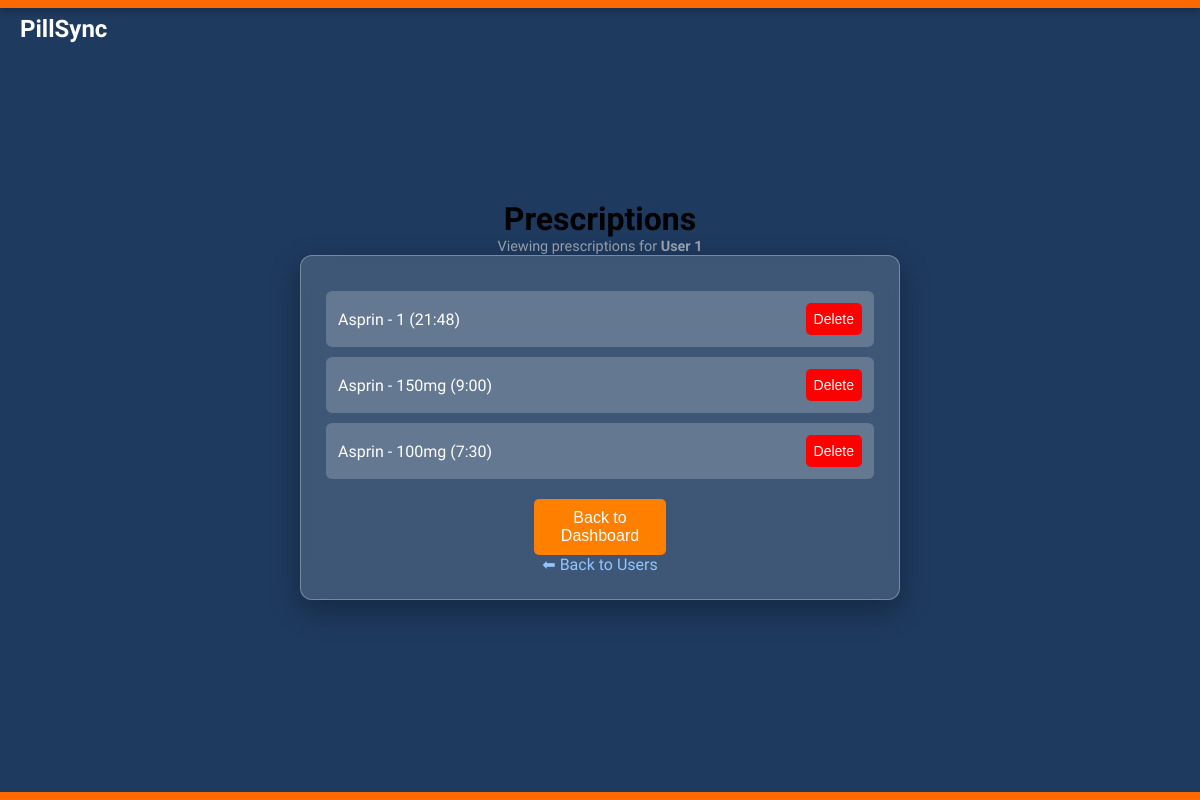
Page /prescriptions?user_id=1 (signed in) on the committed database.
### tables this page shows
CREATE TABLE prescriptions (
    prescription_id INTEGER PRIMARY KEY AUTOINCREMENT,
    user_id INTEGER,
    name TEXT NOT NULL,
    amount INTEGER NOT NULL,
    frequency TEXT NOT NULL,
    refill_date TEXT NOT NULL,
    dosage TEXT,
    time_of_day TEXT,
    status TEXT DEFAULT 'Active',
    created_at TIMESTAMP DEFAULT CURRENT_TIMESTAMP,
    last_dispensed TIMESTAMP,
    next_dose TIMESTAMP,
    FOREIGN KEY (user_id) REFERENCES users(user_id) ON DELETE CASCADE
);

### app.py (the view, shortened to what this page needs)
@app.route("/prescriptions")
def get_prescriptions():
    db = get_db()
    if "user" not in session:
        return redirect(url_for("login"))
    selected_user_id = request.args.get("user_id", type=int)
    sql = "SELECT * FROM prescriptions"
    params = []
    if selected_user_id is not None:
        sql += " WHERE user_id = ?"
        params.append(selected_user_id)
    cur = db.execute(sql, params)
    prescriptions = cur.fetchall()
    return render_template(
        "prescriptions.html",
        prescriptions=prescriptions,
        selected_user_id=selected_user_id,
    )

### app.py (called while the page is built)
def get_db():
    db = getattr(g, "_database", None)
    if db is None:
        db = g._database = sqlite3.connect(DATABASE)
        db.row_factory = sqlite3.Row  # Allows dictionary-like access to rows
    return db

@app.before_request
def enforce_session_timeout():
    if "user" not in session:
        return
    now = time.time()
    last = session.get("last_activity", now)
    idle = now - last
    if idle > IDLE_LIMIT:
        app.logger.info(f"[SESSION] Timeout: idle={idle:.1f}s > {IDLE_LIMIT}s. Logging out.")
        session.clear()
        return redirect(url_for("login"))
    session["last_activity"] = now

@app.teardown_appcontext
def close_connection(exception):
    db = getattr(g, "_database", None)
    if db is not None:
        db.close()

### templates/prescriptions.html (shortened to what this page needs)
<!DOCTYPE html>
<html lang="en">
<head>
</head>
<body>
    <div class="top-border"></div>
    <div class="header">PillSync</div>
    <h1>Prescriptions</h1>
{% if selected_user_id %}
    <p style="color:#9ca3af; font-size:0.9rem;">
        Viewing prescriptions for <strong>User {{ selected_user_id }}</strong>
    </p>
{% else %}
    <p style="color:#9ca3af; font-size:0.9rem;">
        Viewing prescriptions for <strong>All Users</strong>
    </p>
{% endif %}
    <div class="glass-panel">
        <ul class="prescription-list">
            {% for prescription in prescriptions %}
                <li>
                    {{ prescription['name'] }} - {{ prescription['dosage'] }} ({{ prescription['time_of_day'] }})
                    <button class="delete-btn" onclick="deletePrescription({{ prescription['prescription_id'] }}, '{{ prescription['status'] }}')">
                        Delete
                    </button>
                </li>
            {% else %}
                <li>No prescriptions found.</li>
            {% endfor %}
        </ul>
        <div class="button-container">
            <a href="/dashboard">
                <button class="action-button">Back to Dashboard</button>
            </a>
        </div>
        <p>
    <a href="{{ url_for('get_users') }}" style="color:#93c5fd; text-decoration:none;">
        ⬅ Back to Users
    </a>
</p>
    </div>
    <div class="bottom-border"></div>
</body>
</html>

### templates/prescriptions.html (style rules this page uses)
* { margin: 0; padding: 0; box-sizing: border-box; }
body { background-color: #1E3A5F; font-family: 'Work Sans', sans-serif; display: flex; flex-direction: column; align-items: center; justify-content: center; height: 100vh; text-align: center; padding: 30px; }
.top-border, .bottom-border { position: fixed; width: 100%; height: 8px; background-color: #ff6a00; box-shadow: 0 4px 6px rgba(0, 0, 0, 0.2); }
.top-border { top: 0; }
.bottom-border { bottom: 0; }
.header { position: fixed; top: 15px; left: 20px; color: white; font-size: 24px; font-weight: bold; }
.glass-panel { background: rgba(255, 255, 255, 0.15); backdrop-filter: blur(15px); border-radius: 12px; padding: 25px; width: 90%; max-width: 600px; box-shadow: 0 10px 30px rgba(0, 0, 0, 0.3); border: 1px solid rgba(255, 255, 255, 0.3); }
.prescription-list { list-style: none; padding: 0; margin-bottom: 20px; }
.prescription-list li { background: rgba(255, 255, 255, 0.2); margin: 10px 0; padding: 12px; border-radius: 6px; color: white; font-weight: 500; transition: transform 0.2s ease-in-out; display: flex; justify-content: space-between; align-items: center; }
.delete-btn { background-color: red; color: white; padding: 8px; border: none; cursor: pointer; border-radius: 5px; font-size: 14px; }
.button-container { display: flex; flex-direction: column; gap: 10px; align-items: center; }
.action-button { background-color: #FF7F00; color: white; padding: 10px 15px; border: none; cursor: pointer; border-radius: 5px; font-size: 16px; width: 80%; max-width: 250px; }

### rows in the picture
prescriptions: name "Asprin", dosage "1", time_of_day "21:48"
prescriptions: name "Asprin", dosage "150mg", time_of_day "9:00"
prescriptions: name "Asprin", dosage "100mg", time_of_day "7:30"

### other values in the picture
{{ selected_user_id }} "1"
